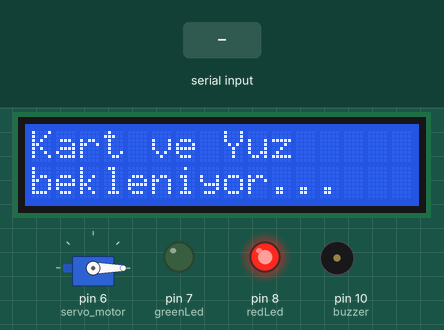
Recording of a sketch running on a simulated Arduino Uno, built with avr-gcc and run on an emulated ATmega328P. On the bench: servo, 16×2 character LCD, output pins drawn as LEDs (lit = HIGH), buzzer (waves = sounding, pin HIGH). Inputs (shaded band) come from the test bench.

Above: at 1.2 s.
1.3 s: "access_granted\n" received over Serial
At 1.41 s:
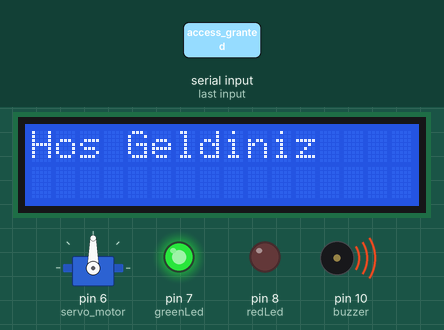
At 3.3 s:
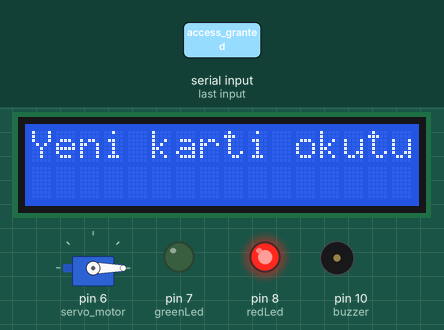
3.6 s: "access_denied\n" received over Serial
At 5.0 s:
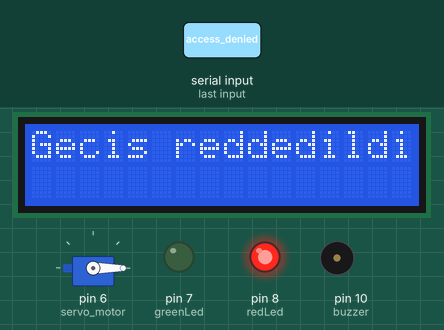
Timing chart, 0 to 6.6 s (numbered marks = the images above; inputs shaded):
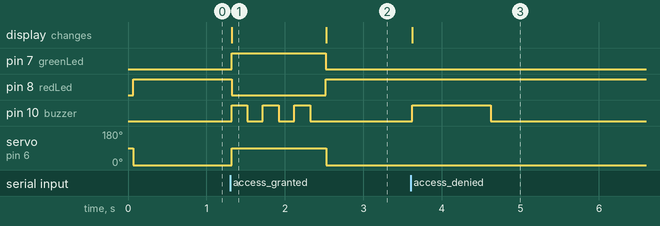

Measured:
- after the input at 1.3 s, pin 7 (greenLed): LOW → HIGH at once, → LOW 1.2 s later; pin 8 (redLed): HIGH → LOW at once, → HIGH 1.2 s later
- after the input at 3.6 s, pin 10 (buzzer): LOW → HIGH at once, → LOW 1.0 s later; the display: changes at once (image 3)
- what the display in image 1 shows lasts 1.2 s, from 1.3 s to 2.5 s

The sketch:

Gate_Control.ino
```cpp
#include <LiquidCrystal.h>
#include <Servo.h>

// LCD pinleri
LiquidCrystal lcd(12, 11, 5, 4, 3, 2);
Servo servo_motor;

int buzzer = 10;
int greenLed = 7;
int redLed = 8;

void setup() {
  Serial.begin(9600); // Python’dan komutları okuyacak
  servo_motor.attach(6);

  pinMode(buzzer, OUTPUT);
  pinMode(greenLed, OUTPUT);
  pinMode(redLed, OUTPUT);

  lcd.begin(16, 2);
  servo_motor.write(0);

  // Başlangıç ekranı
  lcd.clear();
  lcd.setCursor(0, 0);
  lcd.print("Kart ve Yuz");
  lcd.setCursor(0, 1);
  lcd.print("bekleniyor...");
  digitalWrite(redLed, HIGH);
  digitalWrite(greenLed, LOW);
}

void loop() {
  if (Serial.available() > 0) {
    String cmd = Serial.readStringUntil('\n');
    cmd.trim();

    if (cmd == "access_granted") {
      accessGranted();
    } else if (cmd == "access_denied") {
      accessDenied();
    }
  }
}

void accessGranted() {
  lcd.clear();
  lcd.setCursor(0, 0);
  lcd.print("Hos Geldiniz");

  digitalWrite(greenLed, HIGH);
  digitalWrite(redLed, LOW);
  servo_motor.write(90);
  buzzerBeep(3, 200); // kısa bipler
  servo_motor.write(0);

  digitalWrite(greenLed, LOW);
  digitalWrite(redLed, HIGH);

  lcd.clear();
  lcd.setCursor(0, 0);
  lcd.print("Yeni karti okutun");
}

void accessDenied() {
  lcd.clear();
  lcd.setCursor(0, 0);
  lcd.print("Gecis reddedildi");
  digitalWrite(buzzer, HIGH);
  delay(1000);
  digitalWrite(buzzer, LOW);

  servo_motor.write(0);
  digitalWrite(greenLed, LOW);
  digitalWrite(redLed, HIGH);
}

void buzzerBeep(int times, int duration) {
  for (int i = 0; i < times; i++) {
    digitalWrite(buzzer, HIGH);
    delay(duration);
    digitalWrite(buzzer, LOW);
    delay(200);
  }
}
```
